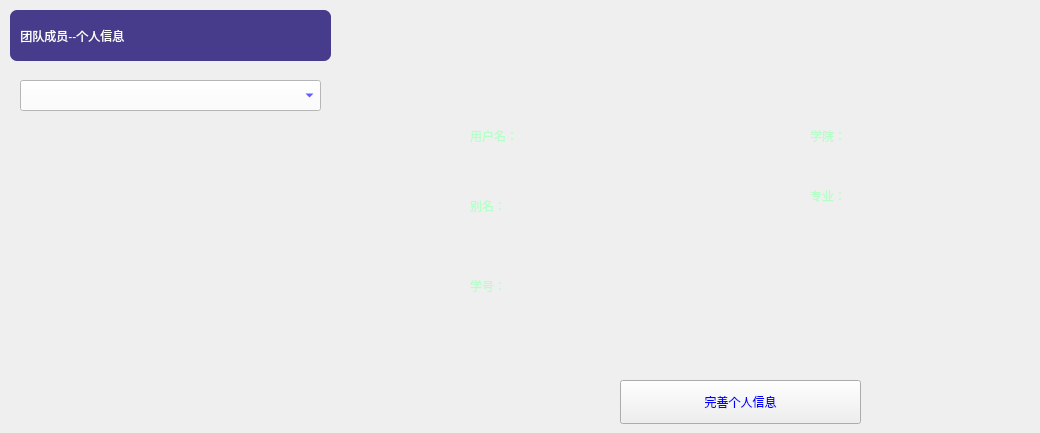
   <widget class="QWidget" name="person_page">
    <property name="sizePolicy">
     <sizepolicy hsizetype="Expanding" vsizetype="Expanding">
      <horstretch>0</horstretch>
      <verstretch>0</verstretch>
     </sizepolicy>
    </property>
    <widget class="QLabel" name="info_label">
     <property name="geometry">
      <rect>
       <x>10</x>
       <y>10</y>
       <width>321</width>
       <height>51</height>
      </rect>
     </property>
     <property name="styleSheet">
      <string notr="true">font: 24pt &quot;Arial&quot;;
background-color: rgb(71, 60, 139);
color: rgb(255, 255, 255);
border:0px groove gray;
border-radius:7px;
padding:2px 4px;</string>
     </property>
     <property name="text">
      <string> 团队成员--个人信息</string>
     </property>
    </widget>
    <widget class="QLabel" name="user_label">
     <property name="geometry">
      <rect>
       <x>470</x>
       <y>110</y>
       <width>221</width>
       <height>51</height>
      </rect>
     </property>
     <property name="styleSheet">
      <string notr="true">font: 290 14pt &quot;Microsoft YaHei&quot;;
color: rgb(180,255, 200);</string>
     </property>
     <property name="text">
      <string>用户名：</string>
     </property>
    </widget>
    <widget class="QLabel" name="Avatar_label">
     <property name="geometry">
      <rect>
       <x>470</x>
       <y>180</y>
       <width>221</width>
       <height>51</height>
      </rect>
     </property>
     <property name="styleSheet">
      <string notr="true">font: 290 14pt &quot;Microsoft YaHei&quot;;
color: rgb(180,255, 200);</string>
     </property>
     <property name="text">
      <string>别名：</string>
     </property>
    </widget>
    <widget class="QLabel" name="stdNum_label">
     <property name="geometry">
      <rect>
       <x>470</x>
       <y>260</y>
       <width>221</width>
       <height>51</height>
      </rect>
     </property>
     <property name="styleSheet">
      <string notr="true">font: 290 14pt &quot;Microsoft YaHei&quot;;
color: rgb(180,255, 200);</string>
     </property>
     <property name="text">
      <string>学号：</string>
     </property>
    </widget>
    <widget class="QLabel" name="major_label">
     <property name="geometry">
      <rect>
       <x>810</x>
       <y>170</y>
       <width>221</width>
       <height>51</height>
      </rect>
     </property>
     <property name="styleSheet">
      <string notr="true">font: 290 14pt &quot;Microsoft YaHei&quot;;
color: rgb(180,255, 200);</string>
     </property>
     <property name="text">
      <string>专业：</string>
     </property>
    </widget>
    <widget class="QLabel" name="college_label">
     <property name="geometry">
      <rect>
       <x>810</x>
       <y>110</y>
       <width>221</width>
       <height>51</height>
      </rect>
     </property>
     <property name="styleSheet">
      <string notr="true">font: 290 14pt &quot;Microsoft YaHei&quot;;
color: rgb(180,255, 200);</string>
     </property>
     <property name="text">
      <string>学院：</string>
     </property>
    </widget>
    <widget class="QToolButton" name="btnSetInfo">
     <property name="geometry">
      <rect>
       <x>620</x>
       <y>380</y>
       <width>241</width>
       <height>44</height>
      </rect>
     </property>
     <property name="sizePolicy">
      <sizepolicy hsizetype="Fixed" vsizetype="Fixed">
       <horstretch>0</horstretch>
       <verstretch>0</verstretch>
      </sizepolicy>
     </property>
     <property name="styleSheet">
      <string notr="true">color: rgb(0, 0, 255);
font: 20pt &quot;Arial&quot;;</string>
     </property>
     <property name="text">
      <string>完善个人信息</string>
     </property>
     <property name="toolButtonStyle">
      <enum>Qt::ToolButtonTextUnderIcon</enum>
     </property>
    </widget>
    <widget class="QComboBox" name="comBoxGroupMem">
     <property name="geometry">
      <rect>
       <x>20</x>
       <y>80</y>
       <width>301</width>
       <height>31</height>
      </rect>
     </property>
     <property name="styleSheet">
      <string notr="true">color: rgb(0, 0, 255);
font: 87 16pt &quot;Arial&quot;;
background-color: rgb(255, 255, 255);</string>
     </property>
    </widget>
   </widget>
